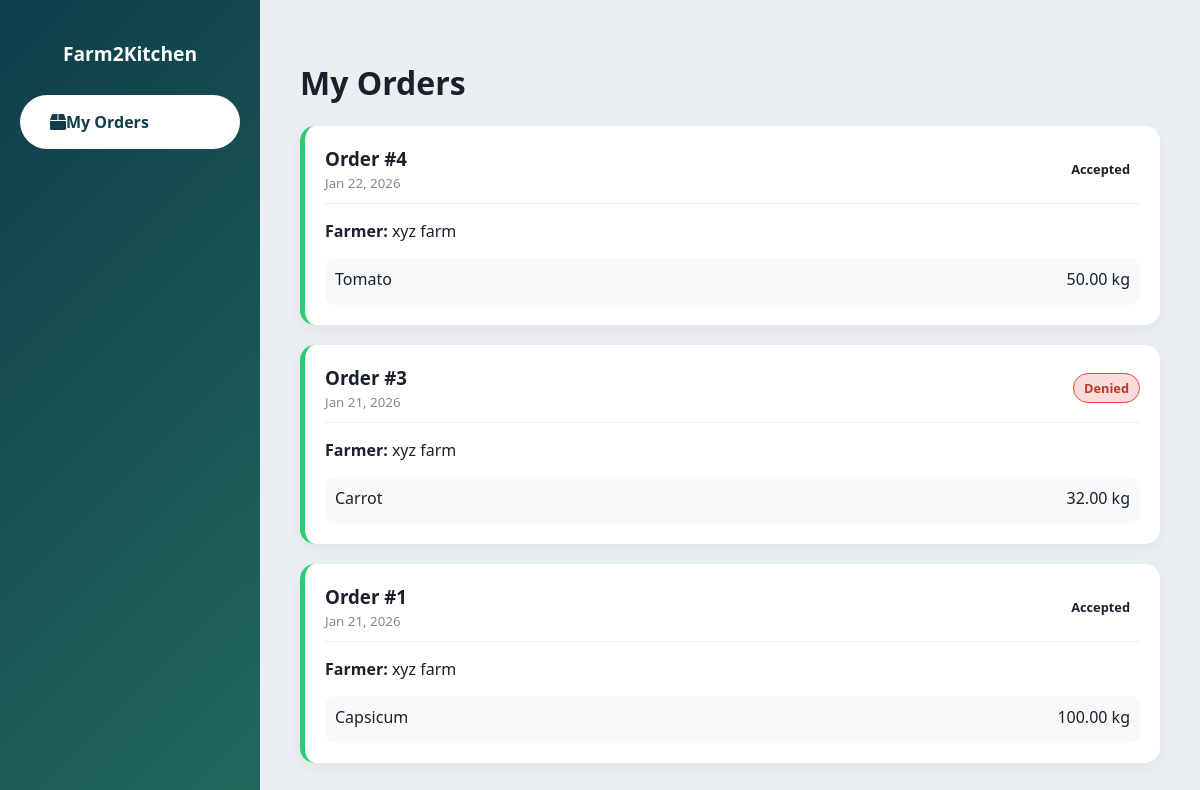
Page /orders/ (signed in) on the committed database.
### pages/models.py (models this page shows, shortened)
class Order(models.Model):
    STATUS_CHOICES = [
        ('Pending', 'Pending'),
        ('Accepted', 'Accepted'),
        ('Ready', 'Ready'),
        ('Delivered', 'Delivered'),
    ]
    hotel = models.ForeignKey(Hotel, on_delete=models.CASCADE)
    farmer = models.ForeignKey(Farmer, on_delete=models.CASCADE, default=None) # Orders grouped by farmer
    status = models.CharField(max_length=20, choices=STATUS_CHOICES, default='Pending')
    created_at = models.DateTimeField(auto_now_add=True)

class Farmer(models.Model):
    user = models.OneToOneField(User, on_delete=models.CASCADE)
    full_name = models.CharField(max_length=100)
    farm_name = models.CharField(max_length=100) # View saves 'entity_name' here
    phone = models.CharField(max_length=15)
    email = models.EmailField(default="True")
    password = models.CharField(max_length=100, default="True")

class OrderItem(models.Model):
    order = models.ForeignKey(Order, on_delete=models.CASCADE, related_name='order_items')
    item_name = models.CharField(max_length=100) # Snapshots name at time of order
    quantity = models.DecimalField(max_digits=10, decimal_places=2) # e.g., 50 kg
    price_at_purchase = models.DecimalField(max_digits=10, decimal_places=2) # e.g., 40.00

### pages/views.py (the view)
# urls.py: path('orders/', orders, name='orders'),
@login_required
def orders(request):
    if hasattr(request.user, 'hotel'):
        my_orders = Order.objects.filter(hotel=request.user.hotel).order_by('-created_at')
    elif hasattr(request.user, 'farmer'):
        my_orders = Order.objects.filter(farmer=request.user.farmer).order_by('-created_at')
    else:
        my_orders = []
    return render(request, "pages/orders.html", {'orders': my_orders})

### pages/templates/pages/orders.html (shortened to what this page needs)
<!DOCTYPE html>
<html lang="en">
<head>
    <link rel="stylesheet" href="https://cdnjs.cloudflare.com/ajax/libs/font-awesome/5.15.4/css/all.min.css">
</head>
<body>
    <div class="sidebar">
        <div class="brand-logo">Farm2Kitchen</div>
        <nav>
            <a href="{% url 'orders' %}" style="background: white; color: #0f3d4a; font-weight: bold;"><i class="fas fa-box mr-2"></i> My Orders</a>
        </nav>
    </div>
    <div class="main-content">
        <h1>My Orders</h1>
        {% if orders %}
            {% for order in orders %}
            <div class="order-card">
                <div class="order-header">
                    <div>
                        <h3 style="margin:0;">Order #{{ order.id }}</h3>
                        <small style="color: #888;">{{ order.created_at|date:"M d, Y" }}</small>
                    </div>
                    <span class="order-status status-{{ order.status }}">{{ order.status }}</span>
                </div>
                <p><strong>Farmer:</strong> {{ order.farmer.farm_name }}</p>
                <div style="background: #f8f9fa; padding: 10px; border-radius: 10px;">
                    {% for item in order.order_items.all %}
                        <div style="display:flex; justify-content:space-between; margin-bottom: 5px;">
                            <span>{{ item.item_name }}</span>
                            <span>{{ item.quantity }} kg</span>
                        </div>
                    {% endfor %}
                </div>
            </div>
            {% endfor %}
        {% else %}
            <p>No orders found.</p>
        {% endif %}
    </div>
</body>
</html>

### pages/templates/pages/orders.html (style rules this page uses)
:root { --primary-green: #2ecc71; --bg-body: #eaeff1; --text-main: #1a202c; --sidebar-width: 260px; --sidebar-gradient: linear-gradient(135deg, #0f3d4a 0%, #206a5d 100%); }
body { background-color: var(--bg-body); font-family: 'Segoe UI', sans-serif; margin: 0; color: var(--text-main); }
.sidebar { height: 100vh; width: var(--sidebar-width); position: fixed; top: 0; left: 0; background: var(--sidebar-gradient); color: white; padding-top: 20px; }
.sidebar a { padding: 16px 30px; display: flex; align-items: center; color: rgba(255,255,255,0.7); text-decoration: none; margin: 8px 20px; border-radius: 50px; }
.brand-logo { text-align: center; padding: 20px; font-weight: bold; font-size: 1.2rem; }
.main-content { margin-left: var(--sidebar-width); padding: 40px; }
.order-card { background: white; padding: 20px; border-radius: 15px; margin-bottom: 20px; box-shadow: 0 5px 15px rgba(0,0,0,0.05); border-left: 5px solid var(--primary-green); }
.order-header { display: flex; justify-content: space-between; align-items: center; margin-bottom: 15px; border-bottom: 1px solid #eee; padding-bottom: 10px; }
.order-status { padding: 5px 10px; border-radius: 20px; font-size: 0.8rem; font-weight: bold; }
.status-Denied { background: #fadbd8; color: #c0392b; border: 1px solid #e74c3c; }

### rows in the picture
Order: id "4", created_at "Jan 22, 2026", status "Accepted", farmer.farm_name "xyz farm"
OrderItem: item_name "Tomato", quantity "50.00"
Order: id "3", created_at "Jan 21, 2026", status "Denied", farmer.farm_name "xyz farm"
OrderItem: item_name "Carrot", quantity "32.00"
Order: id "1", created_at "Jan 21, 2026", status "Accepted", farmer.farm_name "xyz farm"
OrderItem: item_name "Capsicum", quantity "100.00"
